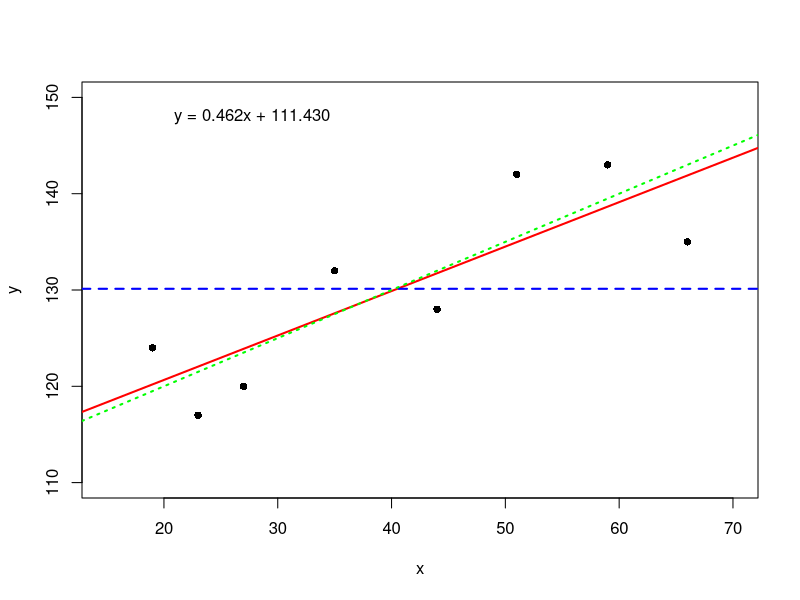

This chart was generated by the following R code:
# データ
x1 <- c(19,23,27,35,44,51,59,66)
y1 <- c(124,117,120,132,128,142,143,135)

# PDF保存開始
pdf("Class07_rp11-1A_02.pdf")

# 散布図
plot(
  y1 ~ x1,
  xlab="x",
  ylab="y",
  pch=16,
  xlim=c(15,70),
  ylim=c(110,150)
)

# 単回帰
result <- lm(y1 ~ x1)

# 回帰直線（赤）
abline(result, col="red", lwd=2)

# 平均線（青の横線）
abline(
  h = mean(y1),
  col = "blue",
  lwd = 2,
  lty = 2
)

# 任意の直線（緑）
# y = 0.5x + 110
abline(
  a = 110,
  b = 0.5,
  col = "green",
  lwd = 2,
  lty = 3
)

# 回帰式を左上に表示
text(
  20,
  148,
  labels=sprintf(
    "y = %.3fx + %.3f",
    result$coefficients[2],
    result$coefficients[1]
  ),
  pos=4
)

# PDF終了
dev.off()
